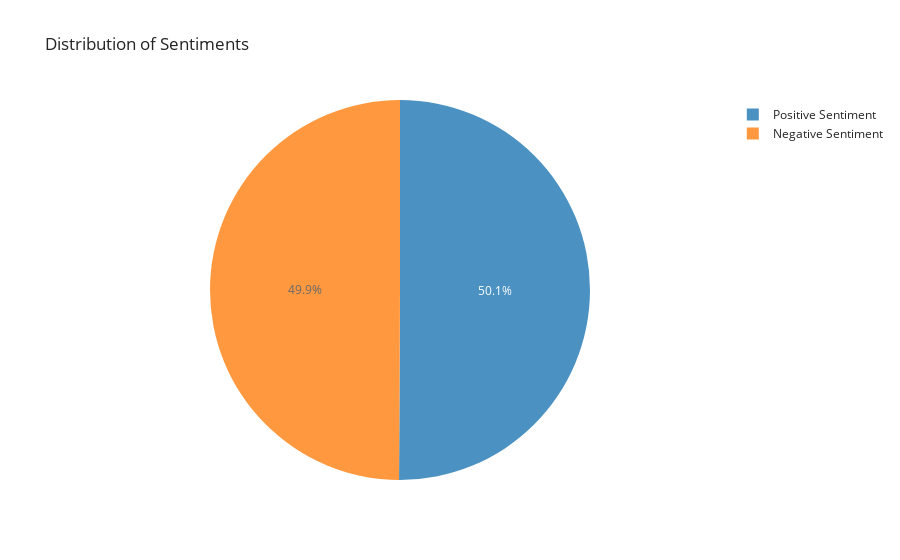

This figure's notebook cell:
### Markdown cell above
## Creation of Word Cloud

### Code cell
positive_sentiment = df[df['Sentiment']==1].shape[0]
negative_sentiment = df[df['Sentiment']==0].shape[0]

fig = px.pie(values=[positive_sentiment, negative_sentiment],
             names=['Positive Sentiment','Negative Sentiment'],
             hover_name=['Positive Sentiment','Negative Sentiment'],
             opacity=0.8,
             template='simple_white',
             title='Distribution of Sentiments')

fig.show()

### Figure 1 — Plotly figure (JSON) as saved in the notebook; plotly's stock layout.template omitted (floating-point values rounded to 4 significant figures)
{"data": [{"domain": {"x": [0, 1], "y": [0, 1]}, "hovertemplate": "<b>%{hovertext}</b><br><br>label=%{label}<br>value=%{value}<extra></extra>", "hovertext": ["Positive Sentiment", "Negative Sentiment"], "labels": ["Positive Sentiment", "Negative Sentiment"], "legendgroup": "", "name": "", "opacity": 0.8, "showlegend": true, "type": "pie", "values": [5008, 4992]}], "layout": {"legend": {"tracegroupgap": 0}, "title": {"text": "Distribution of Sentiments"}}}
